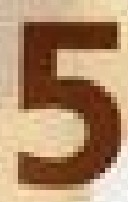
#> input picture number_test_/04BAB6BF-C435-4EB2-ABCF-DDD432C25593.png, 128 x 202 px; its folder holds only this picture in this run
$ python convert_gray_scale.py
#> lines starting #> are read from the running program, lines starting #| are printed output that depends on the picture; after the words box and inside, x2 and y2 are one past the last pixel; in counts of white or black regions, pixels touching at a corner belong together

import cv2
import pytesseract
from PIL import Image
import operator
import os

def main():
    dirname = "./number_test_"
    print(os.listdir(dirname))
    for filename in os.listdir(dirname): # [1:] Excludes .DS_Store from Mac OS
        if filename.endswith(".png"):
            path = (os.path.join(dirname,filename))

            # Get File Name from Command Line
            # path = input("Enter the file path : ").strip()
            # load the image
            image = cv2.imread(path)
#> image is the input picture: shape (202, 128, 3); mean B, G, R 104.8, 137.7, 173.5
            image = cv2.resize(image, (28, 28))
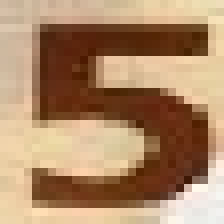
#> image: shape (28, 28, 3) (shown 8 times larger); mean B, G, R 104.5, 137.4, 173.2
            # Convert image to grayscale
            gray = cv2.cvtColor(image, cv2.COLOR_BGR2GRAY)
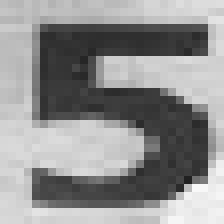
#> gray: shape (28, 28) (shown 8 times larger); min 33, max 248, mean 144.4
            gray = cv2.blur(gray, (2,2))
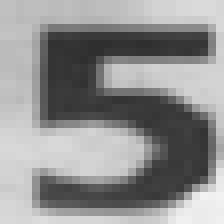
#> gray: shape (28, 28) (shown 8 times larger); min 47, max 242, mean 144.2
            gray = cv2.threshold(gray, 0, 255, cv2.THRESH_BINARY | cv2.THRESH_OTSU)[1]
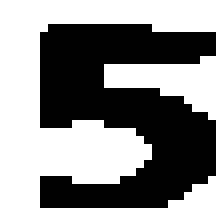
#> gray: shape (28, 28) (shown 8 times larger); 57.1% white; 1 black region, box (x1, y1, x2, y2) and area: (5, 3, 27, 26) 336
            gray = cv2.threshold(gray, 100, 255, cv2.THRESH_BINARY_INV)[1]
#> gray: shape (28, 28); 42.9% white; 1 white region, box (x1, y1, x2, y2) and area: (5, 3, 27, 26) 336
            filename = "{}.png".format("./temp/{0}".format(filename))
            cv2.imwrite(filename, gray)
            '''
            # load the image as a PIL/Pillow image, apply OCR, and then delete the temporary file
            # 4 good pytesseract parameter
            text1 = pytesseract.image_to_string(Image.open(filename), config='--psm 1')
            list_string = text1.split()
            text6 = pytesseract.image_to_string(Image.open(filename), config='--psm 6')
            list_string.extend(text6.split())
            text4 = pytesseract.image_to_string(Image.open(filename), config='--psm 4')
            list_string.extend(text4.split())
            text3 = pytesseract.image_to_string(Image.open(filename), config='--psm 3')
            list_string.extend(text3.split())

            print("text1: ", text1)
            print("text6: ", text6)
            print("text4: ", text4)
            print("text3: ", text3)

            judge_value(list_string)
            # print(text)
            '''

def judge_value(list_string):
    dic_count = {}
    dic_count["100"] = list_string.count("100")
    dic_count["50"] = list_string.count("50")
    dic_count["20"] = list_string.count("20")
    dic_count["10"] = list_string.count("10")
    dic_count["5"] = list_string.count("5")
    dic_count["1"] = list_string.count("1")
    print("dic: ", dic_count)
    if dic_count["100"] == 0 and dic_count["50"] == 0 and dic_count["20"] == 0 and dic_count["10"] == 0 and dic_count["5"] == 0 and dic_count["1"] == 0:
        print("undefined")
        return
    face_value = max(dic_count.items(), key=operator.itemgetter(1))[0]
    print(">>>>>>>>>>", face_value, "banknote")

main()
